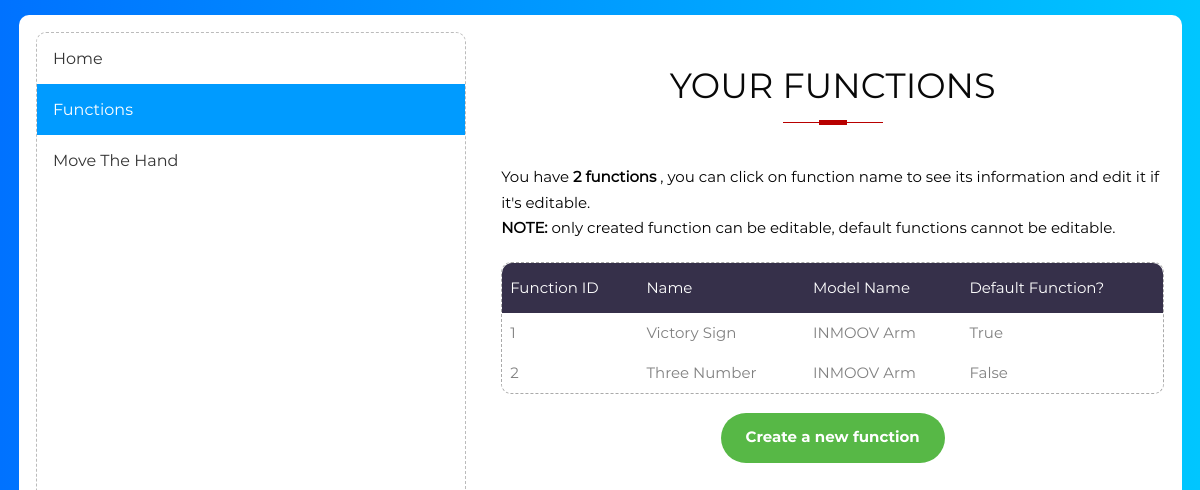
Page /functions on the committed database.
### tables this page shows
CREATE TABLE functions(
    id integer not null unique primary key AUTOINCREMENT,
    name varchar(40) not null unique,
    model_id integer not null,
    "default" boolean,
    foreign key(model_id) references models(id)
);

CREATE TABLE models(
    id integer not null unique primary key AUTOINCREMENT,
    name varchar(40) not null unique,
    img varchar(250) unique,
    wrist boolean,
    motors integer,
    category_id integer not null,
    foreign key(category_id) references categories(id)
);

### app.py (the view)
@app.route("/functions")
def functions():
    conn = get_db_connection()
    query = conn.execute('''
        SELECT f.id, f.name, m.name, "default" FROM functions AS f
        INNER JOIN models AS m
        ON f.model_id = m.id;
    ''').fetchall()
    query_len = conn.execute('SELECT count(id) FROM functions;').fetchall()[0][0]
    conn.close()
    active = 'functions'
    return render_template(
        'functions/functions.html',
        page_name="Functions",
        menu_template=menu,
        active=active,
        query = query,
        query_len=query_len
    )

### app.py (called while the page is built)
def get_db_connection():
    conn = sqlite3.connect('db/al_jazari.db')
    conn.row_factory = sqlite3.Row
    return conn

@app.context_processor
def inject_enumerate():
    return dict(enumerate=enumerate)

@app.context_processor
def inject_bool():
    return dict(bool=bool)

@app.context_processor
def inject_zip():
    return dict(zip=zip)

### templates/functions/functions.html
{% extends "base.html" %}
{% block content %}
    <h2>Your functions</h2>
    <p> You have <b>{{ query_len }} {{ "functions" if query_len > 1 else "function" }} </b>, you can click on function name to see its information and edit it if it's editable.
        <br>
        <b>NOTE: </b> only created function can be editable, default functions cannot be editable.
        <br>
    </p>
    <div style="border:1px dashed #aaa; border-radius: 10px;">
        <table>
            <thead>
                <tr>
                    <th> Function ID </th>
                    <th> Name </td>
                    <th> Model Name </th>
                    <th> Default Function? </th>
                </tr>
            </thead>
            <tbody>
                {% for function in query %}
                    <tr onclick=location.href='{{ url_for("functions") }}/{{ function[0] }}'>
                        {% for i, cell in enumerate(function) %}
                            <td>
                                {% if i == 3 %}
                                    {{ bool(cell) }}
                                {% else %}
                                    {{ cell }}
                                {% endif %}
                            </td>
                        {% endfor %}
                    </tr>
                {% endfor %}
            </tbody>
        </table>
    </div>
    <br>
    <div class="container-btn">
        <button class="btn" onclick=location.href="{{ url_for('new_function') }}";>
          <span> Create a new function </span>
        </button>
    </div>
{% endblock %}

### static/css/main.css (style rules this page uses)
* { margin: 0px; padding: 0px; box-sizing: border-box; }
body, html { height: 100%; font-family: Montserrat-Regular, sans-serif; }
h1, h2, h3, h4, h5, h6 { margin: 1px; }
p { font-family: Montserrat-Regular; font-size: 15px; line-height: 1.7; color: #000; margin: 1.3rem 0; }
button { outline: none !important; border: none; background: transparent; }
table { border-collapse: collapse; background: #fff; border-radius: 10px; overflow: hidden; width: 100%; margin: 0 auto; position: relative; }
table * { position: relative; }
table thead tr { height: 50px; background: #36304a; }
table thead th { font-size: 15px; color: #fff; line-height: 1.2; font-weight: unset; }
table tbody tr { height: 40px; }
tbody tr { font-size: 15px; color: gray; line-height: 1.2; font-weight: unset; }
table td, table th { text-align: left; }
table td, table th { padding-left: 8px; }
h2 { position: relative; padding: 0; margin: 0; font-weight: 300; font-size: 35px; color: #080808; -webkit-transition: all 0.4s ease 0s; -o-transition: all 0.4s ease 0s; transition: all 0.4s ease 0s; }
h2 { text-align: center; text-transform: uppercase; padding-bottom: 5px; }
h2:before { width: 28px; height: 5px; display: block; content: ""; position: absolute; bottom: 3px; left: 50%; margin-left: -14px; margin-bottom: 15px; background-color: #b80000; }
h2:after { width: 100px; height: 1px; display: block; content: ""; position: relative; margin: 15px 0; left: 50%; margin-left: -50px; background-color: #b80000; }
.container-btn { display: -webkit-box; display: -webkit-flex; display: -moz-box; display: -ms-flexbox; display: flex; flex-wrap: wrap; justify-content: center; }
.btn { min-width: 193px; height: 50px; border-radius: 25px; background: #57b846; font-family: Montserrat-Bold; font-size: 15px; line-height: 1.5; color: #fff; display: -webkit-box; display: -webkit-flex; display: -moz-box; display: -ms-flexbox; display: flex; justify-content: center; align-items: center; padding: 0 25px; margin: 0 0.6rem; -webkit-transition: all 0.4s; -o-transition: all 0.4s; -moz-transition: all 0.4s; transition: all 0.4s; }

### rows in the picture
functions: cell "1", name "Victory Sign", name "INMOOV Arm", bool "True"
functions: cell "2", name "Three Number", name "INMOOV Arm", bool "False"

### other values in the picture
{{ element | title }} "Home" "Functions" "Move The Hand"
{{ query_len }} "2"
{{ "functions" if query_len > 1 else "function" }} "functions"
